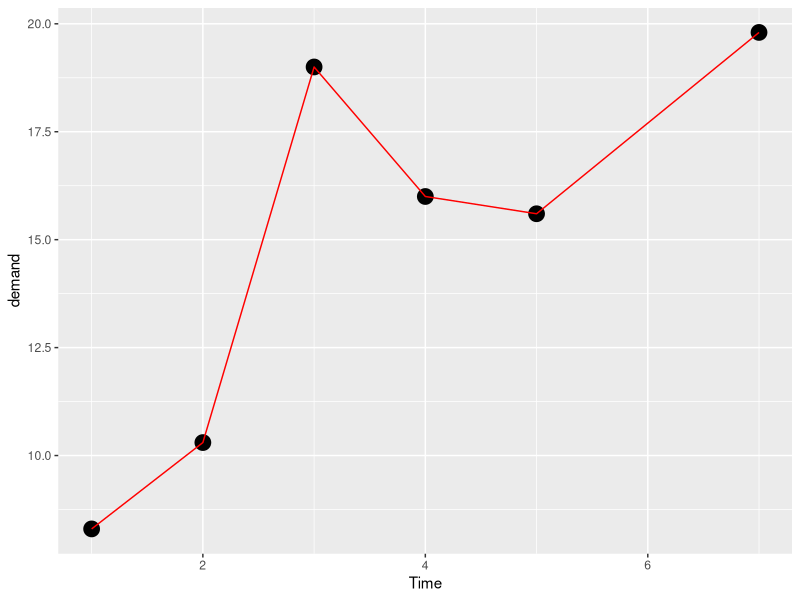
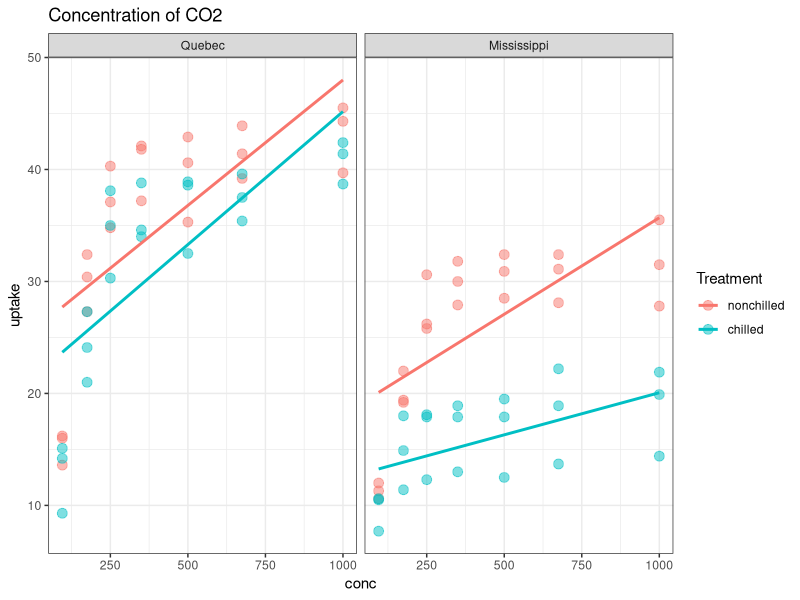

Recreate these plots in R, in order. (Note: this script raises an error after producing the figures.)
library(tidyverse)
library(ggplot2)

data(BOD)
View(BOD)

ggplot(data = BOD,
       mapping = aes(x = Time,
                     y = demand))+
  geom_point(size = 5)+
  geom_line(colour = "red")

data()

View(CO2)

CO2 %>%
  ggplot(aes(conc, uptake,
             colour = Treatment))+
  geom_point(size = 3, alpha = 0.5)+
  geom_smooth(method = lm, se = F)+
  facet_wrap(~Type)+
  labs(title = "Concentration of CO2")+
  theme_bw()

CO2 %>%
  ggplot(aes(Treatment, uptake))+
  geom_boxplot()+
  geom_point(alpha = 0.5, 
             aes(size = conc, 
                 colour = plant))+
  facet_wrap(~Type)+
  coord_flip()+
  theme_bw()+
  labs(title = "Chilled vs Non-chilled")


View(mpg)

mpg %>%
  filter(cty < 25) %>%
  ggplot(aes(displ, cty))+
  geom_point(aes(colour = drv,
                 size = trans),
             alpha = 0.5)+
  geom_smooth()+
  facet_wrap(~year, nrow = 1)=
  labs(x = "Engine Size",
       y = "MPG in the city",
       title = "Fuel Efficiency")+
  theme_bw()


